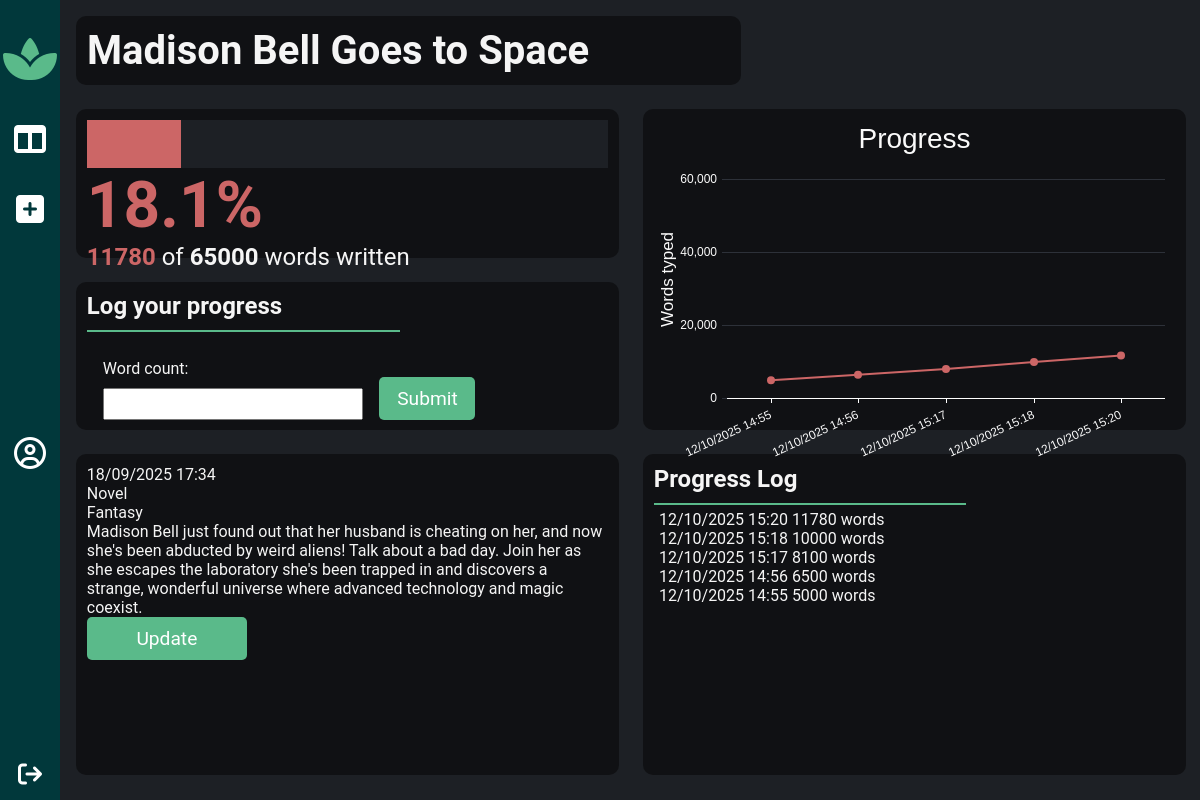
The page /projects/16 (signed in) on the database its author committed.
### projects/models.py (models this page shows, shortened)
class Project(models.Model):
  name = models.CharField(max_length=100, blank=False)
  summary = models.TextField(blank=True)
  insertion_date = models.DateTimeField(auto_now_add=True)
  target_count = models.IntegerField(blank=False)
  user_id = models.ForeignKey(User, on_delete=models.CASCADE, default=None)
  type_id = models.ForeignKey(Type, on_delete=models.SET(1), default=None, verbose_name="Type")
  genres = models.ManyToManyField(
    Genre,
    db_table="project_genre"
  )

class Progress(models.Model):
  word_count = models.IntegerField(blank=False)
  insertion_date = models.DateTimeField(auto_now_add=True)
  user_id = models.ForeignKey(User, on_delete=models.CASCADE, default=None)
  project_id = models.ForeignKey(Project, on_delete=models.CASCADE, default=None, verbose_name="Project")

class Type(models.Model):
  name = models.CharField(max_length=100, blank=False)
  def __str__(self):
    return self.name

class Genre(models.Model):
  name = models.CharField(max_length=100, blank=False)
  def __str__(self):
    return self.name

### projects/views.py (the view)
# urls.py: path('<int:prj_id>', views.project_page, name="project"),
@login_required(login_url="/users/login")
def project_page(request, prj_id):
  user = User.objects.get(id=request.user.id)
  activate(user.timezone)
  project = Project.objects.filter(id=prj_id).first()
  genres = project.genres.all()
  progress = Progress.objects.filter(project_id=prj_id, user_id=request.user).order_by('-insertion_date')
  most_recent_count = progress.first()
  if project is None:
    return redirect('projects:dashboard')
  if project.user_id != request.user:
    return redirect('projects:dashboard')
  if most_recent_count is None:
    percentage = 0
  else:
    percentage = round((most_recent_count.word_count / project.target_count) * 100, 1)
  if request.method == "POST":
    form = forms.LogProgressProject(request.POST)
    if form.is_valid():
      new_progress = form.save(commit=False)
      new_progress.user_id = request.user
      new_progress.project_id = project
      new_progress.save()
      return redirect('projects:project', prj_id=project.id)
  else:
    form = forms.LogProgressProject()
  project.insertion_date = localtime(project.insertion_date).strftime("%d/%m/%Y %H:%M")
  for entry in progress:
    entry.insertion_date = localtime(entry.insertion_date).strftime("%d/%m/%Y %H:%M")
  datapoints = format_line_chart_data(progress.reverse(), project.target_count)
  return render(request, 'projects/project_page.html', {
    'project': project,
    'genres': genres,
    'progress': progress,
    'most_recent_count':most_recent_count,
    'percentage': percentage,
    'color': get_progress_color(percentage),
    'form': form,
    'datapoints': datapoints
  })

### projects/forms.py
class LogProgressProject(forms.ModelForm):
  class Meta:
    model = models.Progress
    fields = ['word_count']

### projects/utils/format_line_chart_data.py (called while the page is built)
def format_line_chart_data(progress, target_count):
    data = []
    for item in progress:
        data.append({
            "label": localtime(item.insertion_date).strftime("%d/%m/%Y %H:%M"),
            "y": item.word_count,
            "color": get_progress_color((item.word_count / target_count) * 100),
            "lineColor": get_progress_color((item.word_count / target_count) * 100)
        })
    return data

### projects/utils/get_progress_color.py (called while the page is built, shortened)
def get_progress_color(percentage: float):
  if percentage > 0 and percentage <= 33:
    return 'hsl(0, 50%, 60%)'

### projects/templates/projects/project_page.html (shortened to what this page needs)
{% extends 'layout.html' %}
{% block script %}
    <script>
        window.onload = function () {
            const chart = new CanvasJS.Chart("chartContainer", {
                theme: "dark2",
                exportEnabled: false,
                animationEnabled: false,
                backgroundColor: 'transparent',
                height: 345,
                title: {
                    text: "Progress"
                },
                axisY: {
                    title: "Words typed",
                    minimum: 0,
                    maximum: Math.max({{ project.target_count }}, {{ most_recent_count.word_count }}),
                    gridColor: "hsl(220, 12%, 20%)",
                    tickColor: "hsl(220, 12%, 20%)",
                },
                data: [{
                    type: "line",
                    dataPoints: {{ datapoints|safe }}
                }]
            });
            chart.render();
        }
    </script>
{% endblock %}
{% block content %}
    <h1>{{ project.name }}</h1>
    <div class="project-ctn">
        <section class="project-progress-bar">
            <div class="bar-ctn">
                <div class="bar" style="width:{{ percentage }}%;max-width: 100%;background-color: {{ color }};"></div>
            </div>
                <p class="percentage" style="color: {{ color }};">{{ percentage }}%</p>
            <p class="word-count">
                {% if  most_recent_count is None%}
                    <strong style="color: {{ color }};">0</strong>
                {% else %}
                    <strong style="color: {{ color }};">{{ most_recent_count.word_count }}</strong>
                {% endif %}
                of <strong>{{ project.target_count }}</strong> words written
            </p>
        </section>
        <section class="progress-form-prj">
            <h2>Log your progress</h2>
            <form action="/projects/{{ project.id }}" method="post" class="form-w-validation-hr">
                {{ form }}
                <button type="submit" class="primary-btn">Submit</button>
            </form>
        </section>
        <section class="project-summary">
            <p>{{ project.insertion_date }}</p>
            <p>{{ project.type_id}}</p>
            <p>{% for genre in genres %} <span>{{ genre }}</span> {% endfor %}</p>
            <p>{{ project.summary }}</p>
            <a href="{% url 'projects:update_project' prj_id=project.id %}" class="link-btn primary-btn">Update</a>
        </section>
        <section class="progress-chart">
            <div id="chartContainer" style="height: 360px; width: 100%;"></div>
        </section>
        <section class="project-log">
            <h2>Progress Log</h2>
            <ul>
                {% for item in progress %}
                    <li class="project-item">
                        {{ item.insertion_date }}
                        {{ item.word_count }} words
                    </li>
                {% endfor %}
            </ul>
        </section>
    </div>
{% endblock %}

### static/css/style.css (style rules this page uses)
* { margin: 0; padding: 0; box-sizing: border-box; --dark-color: #01383b; --main-color: #5ABA8A; --light-color: #b6e07f; --gradient: linear-gradient(to left, var(--dark-color), var(--main-color), var(--light-color)); --background: hsl(220, 12%, 13%); --section: hsl(220, 12%, 7%); font-family: 'Roboto', 'Arial Narrow', Arial, sans-serif; }
body { min-height: 100vh; background-color: var(--background); color: whitesmoke; display: flex; flex-flow: row; font-family: sans-serif; }
h1 { font-size: 2.5rem; background-color: var(--section); border-radius: 10px; padding: 1%; width: 60%; margin-bottom: 1.5rem; }
a { text-decoration: none; color: var(--main-color); }
.link-btn { font-size: 1.2rem; padding: 10px; color: white; border-radius: 5px; width: 10rem; cursor: pointer; background: none; border: none; display: block; }
ul { padding: 1%; list-style-type: none; }
section { background-color: var(--section); border-radius: 10px; padding: 2%; }
button { font-size: 1.2rem; padding: 10px; color: white; border-radius: 5px; width: 6rem; cursor: pointer; background: none; border: none; }
.primary-btn { background: var(--main-color); border: none; text-align: center; }
form { display: flex; flex-direction: column; align-items: center; padding: 2% 0; }
form div { width: 50%; margin: 1rem; display: flex; flex-direction: column; }
input, textarea, select { width: 100%; margin-top: 10px; }
input, select:not([multiple]) { height: 2rem; }
strong { font-weight: 700; }
.form-w-validation-hr { flex-direction: row; align-items: flex-end; }
.form-w-validation-hr div { margin-bottom: 0; }
h2 { border-bottom: 2px solid var(--main-color); height: 2.5rem; width: 60%; }
.bar-ctn { width: 100%; height: 3rem; background-color: var(--background); }
.bar { height: 100%; }
.project-ctn { display: grid; gap: 1.5rem; height: 100%; grid-template-columns: 49% 49%; grid-template-rows: repeat(4, 22%); }
.project-progress-bar { grid-column: 1 / 2; grid-row: 1 / 2; }
.progress-form-prj { grid-column: 1 / 2; grid-row: 2 / 3; }
.project-log { grid-column: 2 / 3; grid-row: 3 / 5; }
.project-summary { grid-column: 1 / 2; grid-row: 3 / 5; }
.progress-chart { grid-column: 2 / 3; grid-row: 1 / 3; }
.percentage { font-size: 4rem; font-weight: 700; }
.word-count { font-size: 1.5rem; }

### rows shown on the page
Project: name "Madison Bell Goes to Space", target_count "65000", insertion_date "18/09/2025 17:34", type_id "Novel", summary "Madison Bell just found out that her husband is cheating on her, and now she's been abducted by weird aliens! Talk about a bad day. Join her as she escapes the laboratory she's been trapped in and discovers a strange, wonderful universe where advanced technology and magic coexist."
Progress: word_count "11780", insertion_date "12/10/2025 15:20"
Genre: name "Fantasy"
Progress: insertion_date "12/10/2025 15:18", word_count "10000"
Progress: insertion_date "12/10/2025 15:17", word_count "8100"
Progress: insertion_date "12/10/2025 14:56", word_count "6500"
Progress: insertion_date "12/10/2025 14:55", word_count "5000"

### other values the page prints
{{ percentage }} "18.1"
chart data {{ project.target_count }} 65000
chart data {{ most_recent_count.word_count }} 11780
